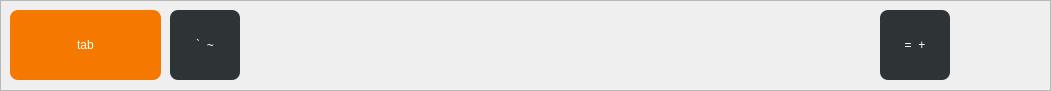
  <widget class="QFrame" name="frame_7">
   <property name="geometry">
    <rect>
     <x>20</x>
     <y>10</y>
     <width>1051</width>
     <height>91</height>
    </rect>
   </property>
   <property name="styleSheet">
    <string notr="true">font: 20pt &quot;DejaVu Sans&quot;;</string>
   </property>
   <property name="frameShape">
    <enum>QFrame::StyledPanel</enum>
   </property>
   <property name="frameShadow">
    <enum>QFrame::Raised</enum>
   </property>
   <widget class="QPushButton" name="pushButton_28">
    <property name="geometry">
     <rect>
      <x>10</x>
      <y>10</y>
      <width>151</width>
      <height>70</height>
     </rect>
    </property>
    <property name="styleSheet">
     <string notr="true">QPushButton{border:none;border-radius:8px;background-color:  rgb(245, 121, 0);color:rgb(255, 255, 255);}QPushButton:pressed {border:5px}QPushButton:hover{background-color: rgb(245, 121, 0);color:rgb(255, 255, 255);}</string>
    </property>
    <property name="text">
     <string>tab</string>
    </property>
   </widget>
   <widget class="QPushButton" name="pushButton">
    <property name="geometry">
     <rect>
      <x>170</x>
      <y>10</y>
      <width>70</width>
      <height>70</height>
     </rect>
    </property>
    <property name="styleSheet">
     <string notr="true">QPushButton{
	
border:none;
border-radius:8px;
background-color: rgb(46, 52, 54);
color:rgb(255, 255, 255);
}
QPushButton:pressed {
	
	
	border:5px
}
QPushButton:hover{
   background-color: rgb(245, 121, 0);
	color:rgb(255, 255, 255);
}</string>
    </property>
    <property name="text">
     <string>`  ~</string>
    </property>
   </widget>
   <widget class="QPushButton" name="pushButton_13">
    <property name="geometry">
     <rect>
      <x>880</x>
      <y>10</y>
      <width>70</width>
      <height>70</height>
     </rect>
    </property>
    <property name="styleSheet">
     <string notr="true">QPushButton{border:none;border-radius:8px;background-color: rgb(46, 52, 54);color:rgb(255, 255, 255);}QPushButton:pressed {border:5px}QPushButton:hover{background-color: rgb(245, 121, 0);color:rgb(255, 255, 255);}</string>
    </property>
    <property name="text">
     <string>=  +</string>
    </property>
   </widget>
  </widget>
